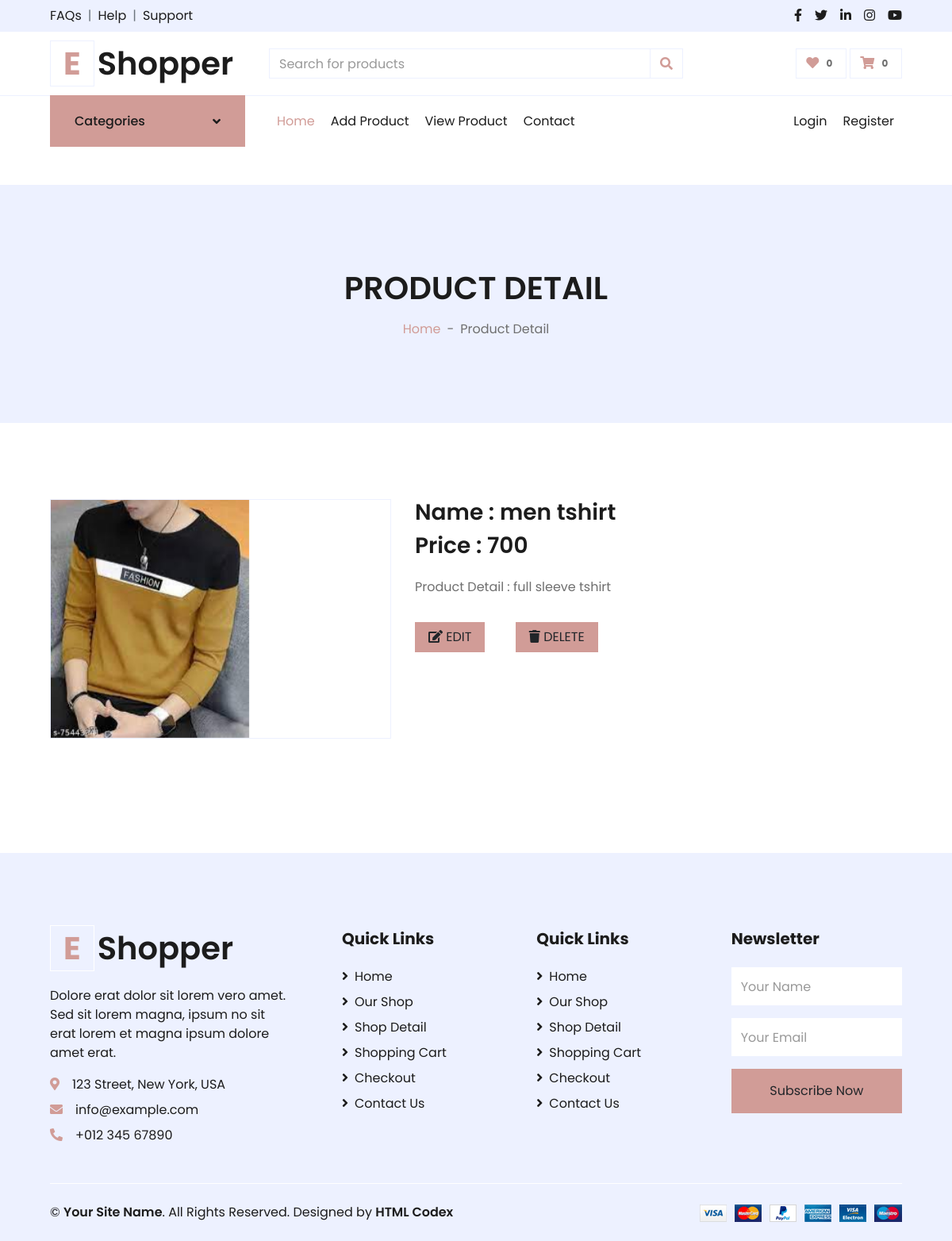
The page /seller-product-detail/2/ on the database its author committed.
### myapp/models.py (models this page shows, shortened)
class Product(models.Model):
	category=(
			('men','men'),
			('women','women'),
			('kid','kid'),
		)
	size=(
			("s","s"),
			("m","m"),
			("l","l"),
			("xl","xl"),
			("xxl","xxl"),
		)
	seller=models.ForeignKey(User,on_delete=models.CASCADE)
	product_category=models.CharField(max_length=100,choices=category)
	product_name=models.CharField(max_length=100)
	product_price=models.PositiveIntegerField()
	product_desc=models.TextField()
	product_size=models.TextField(max_length=100,choices=size)
	product_image=models.ImageField(upload_to="product_pic/")

### myapp/views.py (the view)
# urls.py: path('seller-product-detail/<int:pk>/',views.seller_product_detail,name='seller-product-detail'),
def seller_product_detail(request,pk):
	product=Product.objects.get(pk=pk)
	return render(request,'seller-product-detail.html',{'product':product})

### myapp/templates/seller-product-detail.html (shortened to what this page needs)
{% extends 'seller-header.html' %}
{% load static %}
{% block content %}
<!DOCTYPE html>
<html lang="en">
<head>
</head>
<body>
    <div class="container-fluid bg-secondary mb-5">
        <div class="d-flex flex-column align-items-center justify-content-center" style="min-height: 300px">
            <h1 class="font-weight-semi-bold text-uppercase mb-3">Product Detail</h1>
            <div class="d-inline-flex">
                <p class="m-0"><a href="">Home</a></p>
                <p class="m-0 px-2">-</p>
                <p class="m-0">Product Detail</p>
            </div>
        </div>
    </div>
    <div class="container-fluid py-5">
        <div class="row px-xl-5">
            <div class="col-lg-5 pb-5">
                <div id="product-carousel" class="carousel slide" data-ride="carousel">
                    <div class="carousel-inner border">
                        <div class="carousel-item active">
                            <img src="{{product.product_image.url}}" alt="Image" style="width:250px;height:300px;">
                        </div>
                    </div>
                </div>
            </div>
            <div class="col-lg-7 pb-5">
                <h3 class="font-weight-semi-bold">Name : {{product.product_name}}</h3>
                <h3 class="font-weight-semi-bold mb-4">Price : {{product.product_price}}</h3>
                <p class="mb-4">Product Detail : {{product.product_desc}}</p>
                <div class="d-flex align-items-center mb-4 pt-2">
                    <a href="{% url 'seller-edit-product' pk=product.pk %}"><button class="btn btn-primary px-3"><i class="fa fa-edit"></i> EDIT</button></a>
                    <a href="{% url 'seller-delete-product' pk=product.pk %}"><button class="btn btn-primary px-3"><i class="fa fa-trash"></i> DELETE</button></a>
                </div>
            </div>
        </div>
    </div>
</body>
</html>
{% endblock %}

### rows shown on the page
Product: product_image (picture), product_name "men tshirt", product_price "700", product_desc "full sleeve tshirt"
